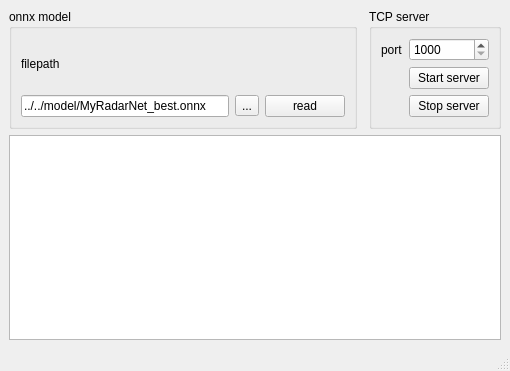
<?xml version="1.0" encoding="UTF-8"?>
<ui version="4.0">
 <class>MyServerMain</class>
 <widget class="QMainWindow" name="MyServerMain">
  <property name="geometry">
   <rect>
    <x>0</x>
    <y>0</y>
    <width>510</width>
    <height>371</height>
   </rect>
  </property>
  <property name="windowTitle">
   <string>MyServer_app</string>
  </property>
  <widget class="QWidget" name="centralwidget">
   <layout class="QGridLayout" name="gridLayout">
    <item row="0" column="2">
     <widget class="QGroupBox" name="groupBox">
      <property name="title">
       <string>TCP server</string>
      </property>
      <layout class="QGridLayout" name="gridLayout_2">
       <item row="2" column="3">
        <widget class="QPushButton" name="pbStartServer">
         <property name="text">
          <string>Start server</string>
         </property>
        </widget>
       </item>
       <item row="1" column="3">
        <widget class="QSpinBox" name="sbPort">
         <property name="minimum">
          <number>1000</number>
         </property>
         <property name="maximum">
          <number>60000</number>
         </property>
        </widget>
       </item>
       <item row="1" column="0">
        <widget class="QLabel" name="lPort">
         <property name="text">
          <string>port</string>
         </property>
        </widget>
       </item>
       <item row="3" column="3">
        <widget class="QPushButton" name="pbStopServer">
         <property name="text">
          <string>Stop server</string>
         </property>
        </widget>
       </item>
      </layout>
     </widget>
    </item>
    <item row="0" column="0">
     <widget class="QGroupBox" name="groupBox_2">
      <property name="title">
       <string>onnx model</string>
      </property>
      <layout class="QGridLayout" name="gridLayout_3">
       <item row="1" column="2">
        <widget class="QPushButton" name="pbReadModel">
         <property name="text">
          <string>read</string>
         </property>
        </widget>
       </item>
       <item row="1" column="1">
        <widget class="QToolButton" name="tbReadModel">
         <property name="text">
          <string>...</string>
         </property>
        </widget>
       </item>
       <item row="1" column="0">
        <widget class="QLineEdit" name="leReadModel">
         <property name="text">
          <string>../../model/MyRadarNet_best.onnx</string>
         </property>
        </widget>
       </item>
       <item row="0" column="0">
        <widget class="QLabel" name="label_2">
         <property name="text">
          <string>filepath</string>
         </property>
        </widget>
       </item>
      </layout>
     </widget>
    </item>
    <item row="1" column="0" colspan="3">
     <widget class="QListWidget" name="lwServer"/>
    </item>
   </layout>
  </widget>
  <widget class="QMenuBar" name="menubar">
   <property name="geometry">
    <rect>
     <x>0</x>
     <y>0</y>
     <width>510</width>
     <height>22</height>
    </rect>
   </property>
  </widget>
  <widget class="QStatusBar" name="statusbar"/>
 </widget>
 <resources/>
 <connections/>
</ui>
